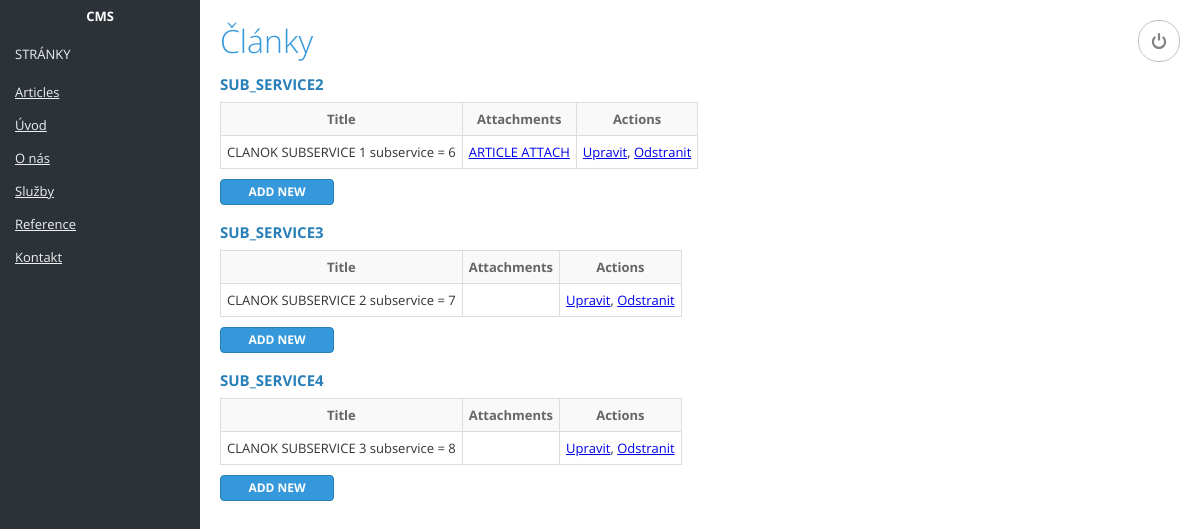
/pbl/admin/page-articles.php, run on the app's committed database.
### tables this page shows
CREATE TABLE IF NOT EXISTS `services` (
      `ID` mediumint(9) NOT NULL AUTO_INCREMENT,
      `title` varchar(250) NOT NULL,
      `subtitle` varchar(500) NOT NULL,
      `content` TEXT,
      `subservice` BOOLEAN,
      `page_id` mediumint(9) NOT NULL,
      PRIMARY KEY (`ID`),
      FOREIGN KEY (`page_id`) REFERENCES pageServices(`ID`)
    );

CREATE TABLE IF NOT EXISTS `articles` (
          `ID` mediumint(9) NOT NULL AUTO_INCREMENT,
          `title` varchar(250) NOT NULL,
          `subtitle` varchar(500),
          `content` TEXT,
          `subservice_id` mediumint(9) NOT NULL,
          PRIMARY KEY (`ID`),
          FOREIGN KEY (`subservice_id`) REFERENCES services(`ID`)
        );

CREATE TABLE IF NOT EXISTS `attachments` (
        `ID` mediumint(9) NOT NULL AUTO_INCREMENT,
        `title` varchar(250) NOT NULL,
        `whole_path` varchar(500) NOT NULL,
        `article_id` mediumint(9) DEFAULT NULL,
        `subsidy_id` mediumint(9) DEFAULT NULL,
        `studio_id` mediumint(9) DEFAULT NULL,
        `activity_id` mediumint(9) DEFAULT NULL,
        `defaultRef_id` mediumint(9)DEFAULT NULL,
        `size` varchar(20) NOT NULL,
        `type` varchar(20) NOT NULL,
         PRIMARY KEY (`ID`),
         FOREIGN KEY (`article_id`) REFERENCES articles(`ID`) on delete cascade,               
         FOREIGN KEY (`subsidy_id`) REFERENCES subsidies(`ID`) on delete cascade,
         FOREIGN KEY (`studio_id`) REFERENCES studios(`ID`) on delete cascade,               
         FOREIGN KEY (`activity_id`) REFERENCES activities(`ID`) on delete cascade,               
         FOREIGN KEY (`defaultRef_id`) REFERENCES defaultRefs(`ID`) on delete cascade
      );

### pbl/admin/scripts/datahandler.php (called while the page is built, shortened)
<?php
function data_handler($page,$dbaction,$dataid){
  require_once('config.php');
  $res = connect();
  $action = $dbaction;
  $title_set = isset($_POST['title']) ? $_POST['title'] : '';
  $subtitle_set = isset($_POST['subtitle']) ? $_POST['subtitle'] : '';
  $content_set = isset($_POST['content']) ? $_POST['content'] : '';
  $id_set = isset($_POST['id']) ? $_POST['id'] : '';
  $page_name = $page;
  $title=test_input($title_set);
  $id=test_input($id_set);
  switch($page_name){
      case "service":
        if (strcmp($action, "select") == 0){
              if ($dataid != ''){
                  $sql = "SELECT * FROM services WHERE ID = '$dataid'";
              }
               else {
                  $sql = "SELECT * FROM services";
               }
              $result = mysqli_query($res,$sql) or die ("Unable to LOAD data!");
              return $result;
        }
        break;
      case "articles_sub":
        if (strcmp($action, "select") == 0){
              $sql = "SELECT * FROM articles WHERE subservice_id = '$dataid' ";
              $result = mysqli_query($res,$sql) or die ("Unable to LOAD data!");
              return $result;
        }
         break;
      case "attachments":
           if (strcmp($action, "select") == 0){
              $sql = "SELECT * FROM attachments WHERE article_id = '$dataid'";
              $result = mysqli_query($res,$sql) or die ("Unable to UPLOAD attachments!");
              return $result;
              }
           break;
  }
}

### pbl/admin/scripts/config.php (called while the page is built, shortened)
<?php
 function test_input($data) {
   $data = trim($data);
   $data = stripslashes($data);
   $data = str_replace(array("\r","\n"),"",$data);
   return $data;
}
?>

### pbl/admin/page-articles.php (the view, shortened to what this page needs)
<?php
require_once('scripts/datahandler.php');
function getSubService($id){
	$result = data_handler("service","select",$id);
	while($row = mysqli_fetch_array($result)){
	  	$title = $row['title'];
  		echo $title;
	 }
}
function getDataTable($id){
	$result = data_handler("articles_sub","select",$id);
	while($row = mysqli_fetch_array($result)){
	  	$title = $row['title'];
	  	$id = $row['ID'];
	  	$subservice_id = $row['subservice_id'];
		$result_attach = data_handler("attachments","select",$id);
	   	$attach_count = count($result_attach);
	  	echo '<tr>';
			       echo '<td>' . $title . ' subservice = ' . $subservice_id . '</td>
			       <td>';
			if ($attach_count > 0){
			 	while($row2 = mysqli_fetch_array($result_attach)){
				$article_id = $row2['article_id'];
				$path = $row2['whole_path'];
				if ($article_id==$id){
						$title_attach = $row2['title'];
				   	 echo   '<a href=" ' . $path . '" download>' . $title_attach . '</a><br>';
			       	}
			   	}
			}
		echo '</td>
				   <td><a href="http://localhost/cmstest/pbl/admin/article-edit.php?edit='. $id .'">Upravit</a>, <a href=http://localhost/cmstest/pbl/admin/page-articles.php?del='. $id .'>Odstranit</a></td>
	         </tr>';
		 }
	}
?>
<!DOCTYPE html>
<html>
<?php include 'meta.php'; ?>
<body>
<?php include 'navigation.php'; ?>
<div id="content">
	<h1>Články</h1>
	<section>
		<h2><?php  getSubService(6);?></h2>
		<table>
			<tr>
				<th>Title</th>
				<th>Attachments</th>
				<th>Actions</th>
			</tr>
			<?php
			   getDataTable(6);
			?>
		</table>
		<a class="button" id="btn" data-id="about" href="http://localhost/cmstest/pbl/admin/article-detail.php?id=6">Add new</a>
			</section>
			<section>
				<h2><?php  getSubService(7);?></h2>
				<table>
					<tr>
						<th>Title</th>
						<th>Attachments</th>
						<th>Actions</th>
					</tr>
					<?php
					   getDataTable(7);
					?>
         		</table>
				<a class="button" id="btn" data-id="about" href="http://localhost/cmstest/pbl/admin/article-detail.php?id=7">Add new</a>
			</section>
			<section>
				<h2><?php  getSubService(8);?></h2>
				<table>
					<tr>
						<th>Title</th>
						<th>Attachments</th>
						<th>Actions</th>
					</tr>
					<?php
					   getDataTable(8);
					?>
				</table>
				<a class="button" id="btn" data-id="about" href="http://localhost/cmstest/pbl/admin/article-detail.php?id=8">Add new</a>
			</section>
		</div>
</body>
</html>

### pbl/admin/meta.php (shortened to what this page needs)
<head>
	<link rel="stylesheet" type="text/css" href="css/reset.css">
	<link rel="stylesheet" type="text/css" href="css/style.css">
	<link rel="stylesheet" type="text/css" href="css/trumbowyg.css">
</head>

### pbl/admin/navigation.php
<a href="scripts/logout.php" class="logout"></a>
<div id="right-panel">
	<div class="logo">
		CMS
	</div>
	<ul id="menu">
		<li href="pages/pages.php">
		 	<a>Stránky</a>
		 	<ul>
		 		<li>
			 		<a href="page-articles.php">Articles</a>
			 	</li>
			 	<li>
			 		<a href="page-main.php">Úvod</a>
			 	</li>
			 	<li>
			 		<a href="page-about.php">O nás</a>
			 	</li>
			 	<li>
			 		<a href="page-services.php">Služby</a>
			 	</li>
			 	<li>
			 		<a href="page-references.php">Reference</a>
			 	</li>
			 	<li>
			 		<a href="page-contact.php">Kontakt</a>
			 	</li>
		 	</ul>
		</li>
	</ul>
</div>

### pbl/admin/css/style.css (style rules this page uses)
body,html { height:100%;font-family:'Open Sans',sans-serif;font-size:13px }
#right-panel { background-color:#2c3238;height:100%;color:#fff;float:left;z-index:100;position:fixed;width:200px }
a.logout { position:absolute;right:20px;top:20px;text-indent:-9999px;width:40px;height:40px;background-repeat:no-repeat;background-image:url(../img/logout.svg);background-size:16px 16px;background-position:center center;-ms-filter:"progid:DXImageTransform.Microsoft.Alpha(Opacity=60)";filter:alpha(opacity=60);opacity:.6;-webkit-border-radius:20px;-moz-border-radius:20px;border-radius:20px;-moz-background-clip:padding;-webkit-background-clip:padding-box;background-clip:padding-box;border:1px solid #999;background-image:#ecf0f1;transition:opacity .25s ease-in-out;-o-transition:opacity .25s ease-in-out;-ms-transition:opacity .25s ease-in-out;-moz-transition:opacity .25s ease-in-out;-webkit-transition:opacity .25s ease-in-out }
table { min-width:450px }
table tr td,table tr th { padding:6px;border:1px solid #ddd;height:20px;vertical-align:middle }
table tr th { background-color:#f9f9f9;font-weight:700;color:#666 }
table tr td { color:#333 }
#content { padding:20px 20px 20px 220px }
.logo { font-weight:700;text-align:center;padding:10px }
ul#menu { padding:5px 0 }
ul#menu li { margin:0;cursor:pointer }
ul#menu li a { font-weight:400;color:#ecf0f1;text-transform:uppercase;cursor:pointer;padding:10px 15px;display:block }
ul#menu li ul { padding:5px 0 }
ul#menu li ul li a { text-transform:inherit }
h1 { font-weight:300;color:#3498db;font-size:32px;margin:5px 0 10px }
h2 { font-weight:700;text-transform:uppercase;color:#2980b9;font-size:15px;margin:20px 0 10px }
a.button,button { background-color:#3498db;color:#fff;font-weight:700;font-size:12px;text-transform:uppercase;display:block;text-align:center;text-decoration:none;border:1px solid #2980b9;border-radius:4px;max-width:100px;padding:6px;margin:10px 0;cursor:pointer }

### data on the page
services: title "SUB_SERVICE2"
articles: title "CLANOK SUBSERVICE 1", subservice "6"
attachments: title "ARTICLE ATTACH"
services: title "SUB_SERVICE3"
articles: title "CLANOK SUBSERVICE 2", subservice "7"
services: title "SUB_SERVICE4"
articles: title "CLANOK SUBSERVICE 3", subservice "8"
